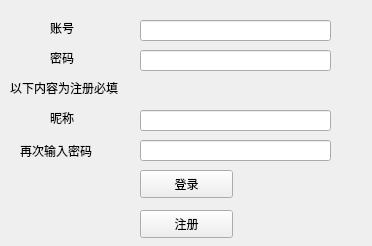
<?xml version="1.0" encoding="UTF-8"?>
<ui version="4.0">
 <class>Form</class>
 <widget class="QWidget" name="Form">
  <property name="geometry">
   <rect>
    <x>0</x>
    <y>0</y>
    <width>372</width>
    <height>246</height>
   </rect>
  </property>
  <property name="windowTitle">
   <string>Form</string>
  </property>
  <widget class="QPushButton" name="login_button">
   <property name="geometry">
    <rect>
     <x>140</x>
     <y>170</y>
     <width>93</width>
     <height>28</height>
    </rect>
   </property>
   <property name="text">
    <string>登录</string>
   </property>
  </widget>
  <widget class="QPushButton" name="sign_button">
   <property name="geometry">
    <rect>
     <x>140</x>
     <y>210</y>
     <width>93</width>
     <height>28</height>
    </rect>
   </property>
   <property name="text">
    <string>注册</string>
   </property>
  </widget>
  <widget class="QLabel" name="label">
   <property name="geometry">
    <rect>
     <x>50</x>
     <y>20</y>
     <width>72</width>
     <height>15</height>
    </rect>
   </property>
   <property name="text">
    <string>账号</string>
   </property>
  </widget>
  <widget class="QLabel" name="label_2">
   <property name="geometry">
    <rect>
     <x>50</x>
     <y>50</y>
     <width>72</width>
     <height>15</height>
    </rect>
   </property>
   <property name="text">
    <string>密码</string>
   </property>
  </widget>
  <widget class="QLabel" name="label_3">
   <property name="geometry">
    <rect>
     <x>50</x>
     <y>110</y>
     <width>111</width>
     <height>16</height>
    </rect>
   </property>
   <property name="text">
    <string>昵称</string>
   </property>
  </widget>
  <widget class="QLineEdit" name="lineEdit">
   <property name="geometry">
    <rect>
     <x>140</x>
     <y>20</y>
     <width>191</width>
     <height>21</height>
    </rect>
   </property>
  </widget>
  <widget class="QLineEdit" name="lineEdit_2">
   <property name="geometry">
    <rect>
     <x>140</x>
     <y>50</y>
     <width>191</width>
     <height>21</height>
    </rect>
   </property>
  </widget>
  <widget class="QLineEdit" name="lineEdit_3">
   <property name="geometry">
    <rect>
     <x>140</x>
     <y>110</y>
     <width>191</width>
     <height>21</height>
    </rect>
   </property>
  </widget>
  <widget class="QLabel" name="label_4">
   <property name="geometry">
    <rect>
     <x>20</x>
     <y>140</y>
     <width>91</width>
     <height>21</height>
    </rect>
   </property>
   <property name="text">
    <string>再次输入密码</string>
   </property>
  </widget>
  <widget class="QLineEdit" name="lineEdit_4">
   <property name="geometry">
    <rect>
     <x>140</x>
     <y>140</y>
     <width>191</width>
     <height>21</height>
    </rect>
   </property>
  </widget>
  <widget class="QLabel" name="label_state">
   <property name="geometry">
    <rect>
     <x>10</x>
     <y>80</y>
     <width>321</width>
     <height>16</height>
    </rect>
   </property>
   <property name="text">
    <string>以下内容为注册必填</string>
   </property>
  </widget>
 </widget>
 <resources/>
 <connections/>
</ui>
